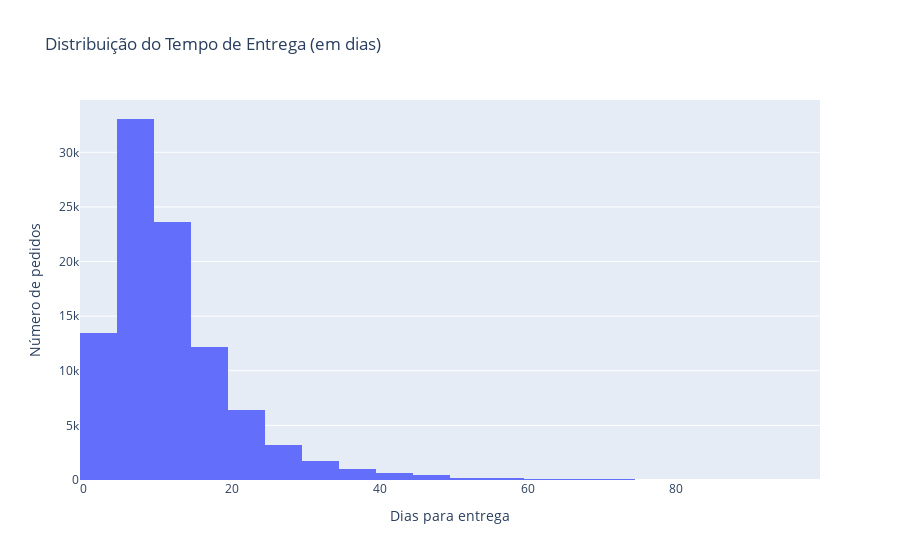

Notebook source saved alongside this figure:
### Markdown cell above
2.1: Qual a distribuição do tempo de entrega dos pedidos?

### Code cell
df_time_delivery = pd.read_sql('SELECT order_delivered_customer_date, order_purchase_timestamp FROM orders WHERE order_delivered_customer_date IS NOT NULL', con=engine)
df_time_delivery['tempo_entrega'] = (pd.to_datetime(df_time_delivery['order_delivered_customer_date']) - pd.to_datetime(df_time_delivery['order_purchase_timestamp'])).dt.days

df_time_delivery = df_time_delivery[df_time_delivery['tempo_entrega'] < 100] #Retirando um outlier

fig = px.histogram(df_time_delivery, x='tempo_entrega', nbins=30, title='Distribuição do Tempo de Entrega (em dias)')
fig.update_layout(xaxis_title='Dias para entrega', yaxis_title='Número de pedidos')
fig.show()

### Figure 1 — Plotly figure (JSON) as saved in the notebook; plotly's stock layout.template omitted (floating-point values rounded to 4 significant figures; data arrays with more than 128 entries replaced by an {"elided": "..."} marker saying what was removed)
{"data": [{"bingroup": "x", "hovertemplate": "tempo_entrega=%{x}<br>count=%{y}<extra></extra>", "legendgroup": "", "marker": {"color": "#636efa", "pattern": {"shape": ""}}, "name": "", "nbinsx": 30, "orientation": "v", "showlegend": false, "type": "histogram", "x": {"elided": "96397 int values"}, "xaxis": "x", "yaxis": "y"}], "layout": {"barmode": "relative", "legend": {"tracegroupgap": 0}, "title": {"text": "Distribuição do Tempo de Entrega (em dias)"}, "xaxis": {"anchor": "y", "domain": [0, 1], "title": {"text": "Dias para entrega"}}, "yaxis": {"anchor": "x", "domain": [0, 1], "title": {"text": "Número de pedidos"}}}}
